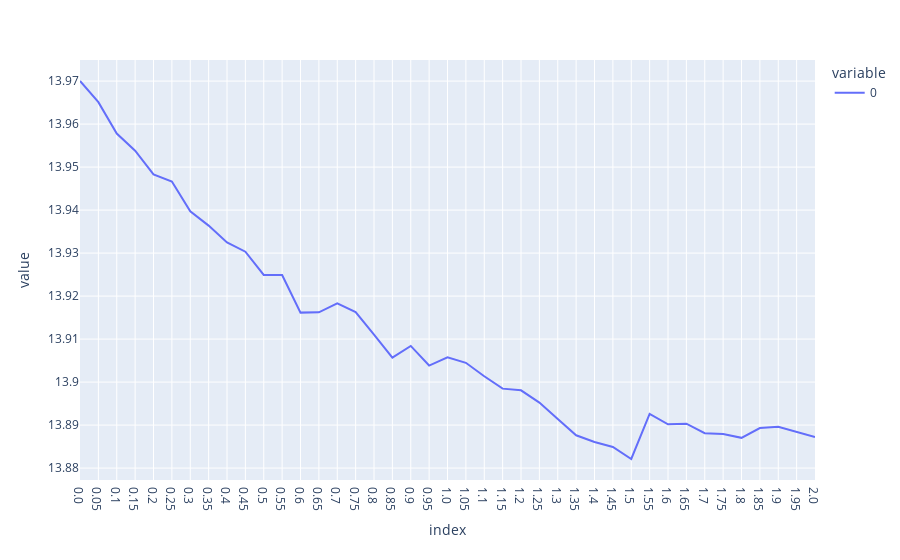

The cell this chart's notebook holds for it:
### Code cell
tmp_path_2 = r"H:\all\RL_Shrinkage_2024\ONE_YR_long_only\NonLinear_Shrinkage\intensity_of_intensity_data"
ttttmp = pd.read_csv(tmp_path_2 + f"\\all_rawres_p{50}_v2.csv", index_col=0)
px.line(ttttmp.iloc[5040:, :].std() * np.sqrt(252) * 100)

### Figure 1 — Plotly figure (JSON) as saved in the notebook; plotly's stock layout.template omitted (floating-point values rounded to 4 significant figures)
{"data": [{"hovertemplate": "variable=0<br>index=%{x}<br>value=%{y}<extra></extra>", "legendgroup": "0", "line": {"color": "#636efa", "dash": "solid"}, "marker": {"symbol": "circle"}, "mode": "lines", "name": "0", "orientation": "v", "showlegend": true, "type": "scatter", "x": ["0.0", "0.05", "0.1", "0.15", "0.2", "0.25", "0.3", "0.35", "0.4", "0.45", "0.5", "0.55", "0.6", "0.65", "0.7", "0.75", "0.8", "0.85", "0.9", "0.95", "1.0", "1.05", "1.1", "1.15", "1.2", "1.25", "1.3", "1.35", "1.4", "1.45", "1.5", "1.55", "1.6", "1.65", "1.7", "1.75", "1.8", "1.85", "1.9", "1.95", "2.0"], "xaxis": "x", "y": [13.97, 13.97, 13.96, 13.95, 13.95, 13.95, 13.94, 13.94, 13.93, 13.93, 13.92, 13.92, 13.92, 13.92, 13.92, 13.92, 13.91, 13.91, 13.91, 13.9, 13.91, 13.9, 13.9, 13.9, 13.9, 13.9, 13.89, 13.89, 13.89, 13.88, 13.88, 13.89, 13.89, 13.89, 13.89, 13.89, 13.89, 13.89, 13.89, 13.89, 13.89], "yaxis": "y"}], "layout": {"legend": {"title": {"text": "variable"}, "tracegroupgap": 0}, "margin": {"t": 60}, "xaxis": {"anchor": "y", "domain": [0, 1], "title": {"text": "index"}}, "yaxis": {"anchor": "x", "domain": [0, 1], "title": {"text": "value"}}}}
